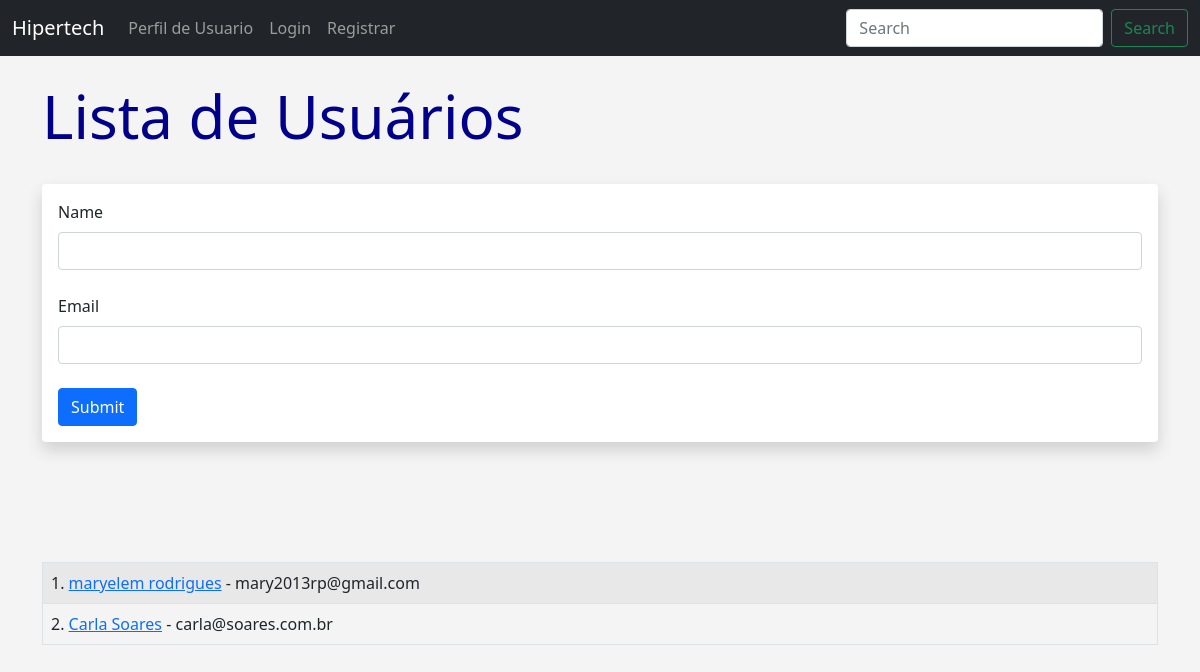
The page /user/add on the database as committed earlier.
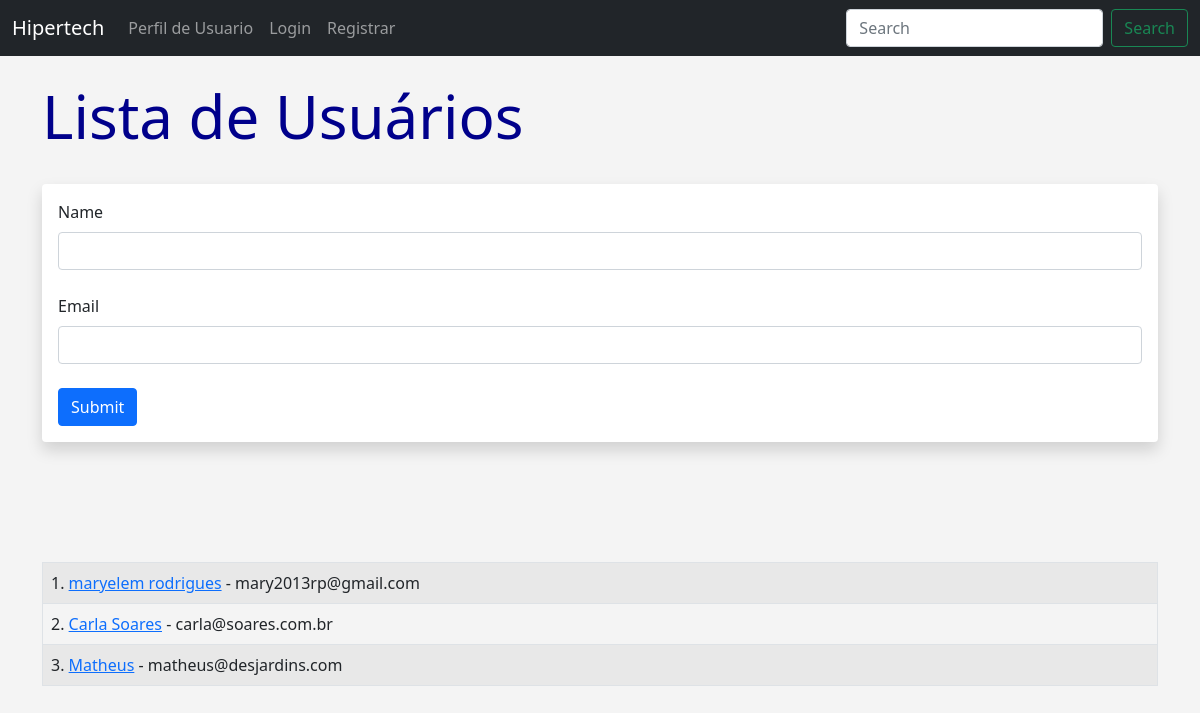
The same page on the database as committed later.
### hello.py (models this page shows)
class Users(db.Model):
    id = db.Column(db.Integer, primary_key=True) # Primary Key
    name = db.Column(db.String(200), nullable=False)
    email = db.Column(db.String(120), nullable=False, unique=True)
    date_added = db.Column(db.DateTime, default=datetime.utcnow)

### hello.py (the view, shortened to what this page needs)
@app.route('/user/add', methods=['GET', 'POST'])
def add_user():
    name = None
    form = UserForm()
    our_users = Users.query.order_by(Users.date_added)
    return render_template("add_user.html", name=name,
                                            form=form,
                                            our_users=our_users)

### hello.py
class UserForm(FlaskForm):
    name = StringField("Name", validators=[DataRequired()])
    email = StringField("Email", validators=[DataRequired()])
    submit = SubmitField("Submit")

### templates/add_user.html (shortened to what this page needs)
{% extends 'base.html' %}
{% block content %}
{% if name %}
    <h1>Usuário adicionado: {{name}}!!</h1>
    <br>
    <table class="table table-hover table-bordered table-striped">
        {% for our_user in our_users %}
        <tr>
        <td>{{ our_user.id }} - <a href="{{ url_for('update', id=our_user.id) }}">{{ our_user.name }}</a> - {{ our_user.email }}</td>
        </tr>
        {% endfor %}
    </table>
{% else %}
    <h1>Lista de Usuários</h1>
    <br/>
    <div class="shadow p-3 mb-5 bg-body rounded">
        <form method="POST">
            {{ form.name.label(class="form-label") }}
            {{ form.name(class="form-control") }}
            <br/>
            {{ form.email.label(class="form-label") }}
            {{ form.email(class="form-control") }}
            <br/>
            {{ form.submit(class="btn btn-primary") }}
        </form>
    </div>
    <br/><br/><br/>
    <table class="table table-hover table-bordered table-striped">
        {% for our_user in our_users %}
        <tr>
        <td>{{ our_user.id }}. <a href="{{ url_for('update', id=our_user.id) }}">{{ our_user.name }}</a> - {{ our_user.email }}</td>
        </tr>
        {% endfor %}
    </table>
{% endif %}
{% endblock %}

### templates/base.html (shortened to what this page needs)
<!doctype html>
<html lang="pt-br">
  <head>
    <link href="https://cdn.jsdelivr.net/npm/bootstrap@5.0.0/dist/css/bootstrap.min.css" rel="stylesheet">
     <link href="{{ url_for('static', filename='css/style.css') }}" rel="stylesheet">
  </head>
  <body>
    {% include 'navbar.html' %}
    <br/>
    <div class="container">
        {% block content %}
        {% endblock %}
    </div>
  </body>
</html>

### templates/navbar.html (shortened to what this page needs)
<nav class="navbar navbar-expand-lg navbar-dark bg-dark">
    <div class="container-fluid">
      <a class="navbar-brand" href="{{ url_for('index') }}">Hipertech</a>
      <div class="collapse navbar-collapse" id="navbarSupportedContent">
        <ul class="navbar-nav me-auto mb-2 mb-lg-0">
          <li class="nav-item">
            <a class="nav-link" href="{{ url_for('user', name='Sra. Maria') }}">Perfil de Usuario</a>
          </li>
          <li class="nav-item">
            <a class="nav-link" href="{{ url_for('name') }}">Login</a>
          </li>
          <li class="nav-item">
            <a class="nav-link" href="{{ url_for('add_user') }}">Registrar</a>
          </li>
        </ul>
        <form class="d-flex">
          <input class="form-control me-2" type="search" placeholder="Search" aria-label="Search">
          <button class="btn btn-outline-success" type="submit">Search</button>
        </form>
      </div>
    </div>
  </nav>

### static/css/style.css (style rules this page uses)
h1 { color: darkblue; font-size: 60px; }
body { background: #f4f4f4; }

Rows that differ between the two databases and show on the page:
added Users: id "3", name "Matheus", email "matheus@desjardins.com"
